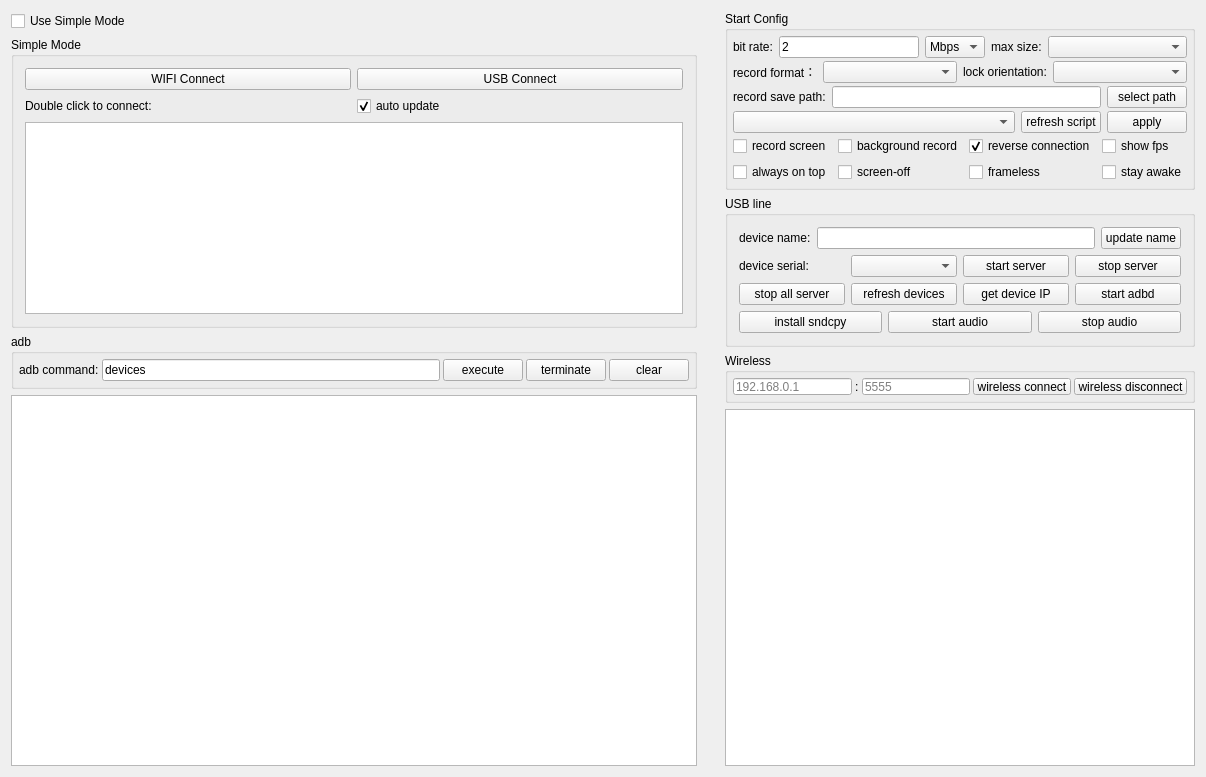
<?xml version="1.0" encoding="UTF-8"?>
<ui version="4.0">
 <class>Widget</class>
 <widget class="QWidget" name="Widget">
  <property name="geometry">
   <rect>
    <x>0</x>
    <y>0</y>
    <width>1206</width>
    <height>777</height>
   </rect>
  </property>
  <property name="windowTitle">
   <string notr="true">QtScrcpy</string>
  </property>
  <layout class="QHBoxLayout" name="horizontalLayout_11">
   <property name="leftMargin">
    <number>0</number>
   </property>
   <property name="topMargin">
    <number>0</number>
   </property>
   <property name="rightMargin">
    <number>0</number>
   </property>
   <property name="bottomMargin">
    <number>0</number>
   </property>
   <item>
    <widget class="QWidget" name="leftWidget" native="true">
     <property name="sizePolicy">
      <sizepolicy hsizetype="Preferred" vsizetype="Preferred">
       <horstretch>0</horstretch>
       <verstretch>0</verstretch>
      </sizepolicy>
     </property>
     <layout class="QVBoxLayout" name="verticalLayout_5">
      <item>
       <widget class="QCheckBox" name="useSingleModeCheck">
        <property name="sizePolicy">
         <sizepolicy hsizetype="Preferred" vsizetype="Maximum">
          <horstretch>0</horstretch>
          <verstretch>0</verstretch>
         </sizepolicy>
        </property>
        <property name="styleSheet">
         <string notr="true"/>
        </property>
        <property name="text">
         <string>Use Simple Mode</string>
        </property>
        <property name="checked">
         <bool>false</bool>
        </property>
       </widget>
      </item>
      <item>
       <widget class="QGroupBox" name="simpleGroupBox">
        <property name="sizePolicy">
         <sizepolicy hsizetype="Preferred" vsizetype="Maximum">
          <horstretch>0</horstretch>
          <verstretch>0</verstretch>
         </sizepolicy>
        </property>
        <property name="maximumSize">
         <size>
          <width>16777215</width>
          <height>16777215</height>
         </size>
        </property>
        <property name="title">
         <string>Simple Mode</string>
        </property>
        <property name="checkable">
         <bool>false</bool>
        </property>
        <layout class="QVBoxLayout" name="verticalLayout_4">
         <item>
          <layout class="QHBoxLayout" name="horizontalLayout_9">
           <item>
            <widget class="QPushButton" name="wifiConnectBtn">
             <property name="sizePolicy">
              <sizepolicy hsizetype="Preferred" vsizetype="Maximum">
               <horstretch>0</horstretch>
               <verstretch>0</verstretch>
              </sizepolicy>
             </property>
             <property name="text">
              <string>WIFI Connect</string>
             </property>
            </widget>
           </item>
           <item>
            <widget class="QPushButton" name="usbConnectBtn">
             <property name="sizePolicy">
              <sizepolicy hsizetype="Preferred" vsizetype="Maximum">
               <horstretch>0</horstretch>
               <verstretch>0</verstretch>
              </sizepolicy>
             </property>
             <property name="text">
              <string>USB Connect</string>
             </property>
            </widget>
           </item>
          </layout>
         </item>
         <item>
          <layout class="QHBoxLayout" name="horizontalLayout_13">
           <property name="topMargin">
            <number>0</number>
           </property>
           <item>
            <widget class="QLabel" name="label_10">
             <property name="sizePolicy">
              <sizepolicy hsizetype="Preferred" vsizetype="Preferred">
               <horstretch>0</horstretch>
               <verstretch>0</verstretch>
              </sizepolicy>
             </property>
             <property name="text">
              <string>Double click to connect:</string>
             </property>
            </widget>
           </item>
           <item>
            <widget class="QCheckBox" name="autoUpdatecheckBox">
             <property name="sizePolicy">
              <sizepolicy hsizetype="Preferred" vsizetype="Preferred">
               <horstretch>0</horstretch>
               <verstretch>0</verstretch>
              </sizepolicy>
             </property>
             <property name="text">
              <string>auto update</string>
             </property>
             <property name="checked">
              <bool>true</bool>
             </property>
            </widget>
           </item>
          </layout>
         </item>
         <item>
          <widget class="QListWidget" name="connectedPhoneList">
           <property name="sizePolicy">
            <sizepolicy hsizetype="Preferred" vsizetype="Preferred">
             <horstretch>0</horstretch>
             <verstretch>0</verstretch>
            </sizepolicy>
           </property>
          </widget>
         </item>
        </layout>
       </widget>
      </item>
      <item>
       <widget class="QGroupBox" name="adbGroupBox">
        <property name="sizePolicy">
         <sizepolicy hsizetype="Preferred" vsizetype="Maximum">
          <horstretch>0</horstretch>
          <verstretch>0</verstretch>
         </sizepolicy>
        </property>
        <property name="title">
         <string notr="true">adb</string>
        </property>
        <layout class="QHBoxLayout" name="horizontalLayout_2">
         <property name="spacing">
          <number>3</number>
         </property>
         <property name="leftMargin">
          <number>5</number>
         </property>
         <property name="topMargin">
          <number>5</number>
         </property>
         <property name="rightMargin">
          <number>5</number>
         </property>
         <property name="bottomMargin">
          <number>5</number>
         </property>
         <item>
          <widget class="QLabel" name="label_7">
           <property name="sizePolicy">
            <sizepolicy hsizetype="Maximum" vsizetype="Preferred">
             <horstretch>0</horstretch>
             <verstretch>0</verstretch>
            </sizepolicy>
           </property>
           <property name="text">
            <string>adb command:</string>
           </property>
           <property name="buddy">
            <cstring>adbCommandEdt</cstring>
           </property>
          </widget>
         </item>
         <item>
          <widget class="QLineEdit" name="adbCommandEdt">
           <property name="sizePolicy">
            <sizepolicy hsizetype="MinimumExpanding" vsizetype="Preferred">
             <horstretch>0</horstretch>
             <verstretch>0</verstretch>
            </sizepolicy>
           </property>
           <property name="text">
            <string notr="true">devices</string>
           </property>
          </widget>
         </item>
         <item>
          <widget class="QPushButton" name="adbCommandBtn">
           <property name="sizePolicy">
            <sizepolicy hsizetype="Maximum" vsizetype="Preferred">
             <horstretch>0</horstretch>
             <verstretch>0</verstretch>
            </sizepolicy>
           </property>
           <property name="text">
            <string>execute</string>
           </property>
          </widget>
         </item>
         <item>
          <widget class="QPushButton" name="stopAdbBtn">
           <property name="sizePolicy">
            <sizepolicy hsizetype="Maximum" vsizetype="Preferred">
             <horstretch>0</horstretch>
             <verstretch>0</verstretch>
            </sizepolicy>
           </property>
           <property name="text">
            <string>terminate</string>
           </property>
          </widget>
         </item>
         <item>
          <widget class="QPushButton" name="clearOut">
           <property name="sizePolicy">
            <sizepolicy hsizetype="Maximum" vsizetype="Preferred">
             <horstretch>0</horstretch>
             <verstretch>0</verstretch>
            </sizepolicy>
           </property>
           <property name="text">
            <string>clear</string>
           </property>
          </widget>
         </item>
        </layout>
       </widget>
      </item>
      <item>
       <widget class="QTextEdit" name="outEdit">
        <property name="sizePolicy">
         <sizepolicy hsizetype="Preferred" vsizetype="Preferred">
          <horstretch>0</horstretch>
          <verstretch>0</verstretch>
         </sizepolicy>
        </property>
        <property name="focusPolicy">
         <enum>Qt::ClickFocus</enum>
        </property>
        <property name="documentTitle">
         <string/>
        </property>
        <property name="readOnly">
         <bool>true</bool>
        </property>
       </widget>
      </item>
     </layout>
    </widget>
   </item>
   <item>
    <widget class="QWidget" name="rightWidget" native="true">
     <property name="sizePolicy">
      <sizepolicy hsizetype="Maximum" vsizetype="Preferred">
       <horstretch>0</horstretch>
       <verstretch>0</verstretch>
      </sizepolicy>
     </property>
     <property name="maximumSize">
      <size>
       <width>800</width>
       <height>16777215</height>
      </size>
     </property>
     <layout class="QVBoxLayout" name="verticalLayout_6">
      <item>
       <widget class="QGroupBox" name="configGroupBox">
        <property name="sizePolicy">
         <sizepolicy hsizetype="Preferred" vsizetype="Preferred">
          <horstretch>0</horstretch>
          <verstretch>0</verstretch>
         </sizepolicy>
        </property>
        <property name="title">
         <string>Start Config</string>
        </property>
        <layout class="QVBoxLayout" name="verticalLayout_3">
         <property name="spacing">
          <number>3</number>
         </property>
         <property name="leftMargin">
          <number>5</number>
         </property>
         <property name="topMargin">
          <number>5</number>
         </property>
         <property name="rightMargin">
          <number>5</number>
         </property>
         <property name="bottomMargin">
          <number>5</number>
         </property>
         <item>
          <widget class="QWidget" name="configWidget1" native="true">
           <property name="sizePolicy">
            <sizepolicy hsizetype="Preferred" vsizetype="Preferred">
             <horstretch>0</horstretch>
             <verstretch>0</verstretch>
            </sizepolicy>
           </property>
           <layout class="QHBoxLayout" name="horizontalLayout_5">
            <property name="leftMargin">
             <number>0</number>
            </property>
            <property name="topMargin">
             <number>0</number>
            </property>
            <property name="rightMargin">
             <number>0</number>
            </property>
            <property name="bottomMargin">
             <number>0</number>
            </property>
            <item>
             <widget class="QLabel" name="label_3">
              <property name="sizePolicy">
               <sizepolicy hsizetype="Maximum" vsizetype="Preferred">
                <horstretch>0</horstretch>
                <verstretch>0</verstretch>
               </sizepolicy>
              </property>
              <property name="text">
               <string>bit rate:</string>
              </property>
             </widget>
            </item>
            <item>
             <widget class="QLineEdit" name="bitRateEdit">
              <property name="sizePolicy">
               <sizepolicy hsizetype="Preferred" vsizetype="Preferred">
                <horstretch>0</horstretch>
                <verstretch>0</verstretch>
               </sizepolicy>
              </property>
              <property name="text">
               <string notr="true">2</string>
              </property>
             </widget>
            </item>
            <item>
             <widget class="QComboBox" name="bitRateBox">
              <property name="sizePolicy">
               <sizepolicy hsizetype="Maximum" vsizetype="Preferred">
                <horstretch>0</horstretch>
                <verstretch>0</verstretch>
               </sizepolicy>
              </property>
              <property name="toolTip">
               <string/>
              </property>
              <property name="currentText">
               <string notr="true">Mbps</string>
              </property>
              <item>
               <property name="text">
                <string notr="true">Mbps</string>
               </property>
              </item>
              <item>
               <property name="text">
                <string notr="true">Kbps</string>
               </property>
              </item>
             </widget>
            </item>
            <item>
             <widget class="QLabel" name="label_4">
              <property name="sizePolicy">
               <sizepolicy hsizetype="Maximum" vsizetype="Preferred">
                <horstretch>0</horstretch>
                <verstretch>0</verstretch>
               </sizepolicy>
              </property>
              <property name="text">
               <string>max size:</string>
              </property>
             </widget>
            </item>
            <item>
             <widget class="QComboBox" name="maxSizeBox">
              <property name="sizePolicy">
               <sizepolicy hsizetype="Preferred" vsizetype="Preferred">
                <horstretch>0</horstretch>
                <verstretch>0</verstretch>
               </sizepolicy>
              </property>
              <property name="toolTip">
               <string/>
              </property>
             </widget>
            </item>
           </layout>
          </widget>
         </item>
         <item>
          <widget class="QWidget" name="configWidget5" native="true">
           <property name="sizePolicy">
            <sizepolicy hsizetype="Preferred" vsizetype="Preferred">
             <horstretch>0</horstretch>
             <verstretch>0</verstretch>
            </sizepolicy>
           </property>
           <layout class="QHBoxLayout" name="horizontalLayout_7">
            <property name="leftMargin">
             <number>0</number>
            </property>
            <property name="topMargin">
             <number>0</number>
            </property>
            <property name="rightMargin">
             <number>0</number>
            </property>
            <property name="bottomMargin">
             <number>0</number>
            </property>
            <item>
             <widget class="QLabel" name="label_6">
              <property name="sizePolicy">
               <sizepolicy hsizetype="Maximum" vsizetype="Preferred">
                <horstretch>0</horstretch>
                <verstretch>0</verstretch>
               </sizepolicy>
              </property>
              <property name="text">
               <string>record format：</string>
              </property>
             </widget>
            </item>
            <item>
             <widget class="QComboBox" name="formatBox">
              <property name="sizePolicy">
               <sizepolicy hsizetype="Preferred" vsizetype="Preferred">
                <horstretch>0</horstretch>
                <verstretch>0</verstretch>
               </sizepolicy>
              </property>
             </widget>
            </item>
            <item>
             <widget class="QLabel" name="label_8">
              <property name="sizePolicy">
               <sizepolicy hsizetype="Maximum" vsizetype="Preferred">
                <horstretch>0</horstretch>
                <verstretch>0</verstretch>
               </sizepolicy>
              </property>
              <property name="text">
               <string>lock orientation:</string>
              </property>
             </widget>
            </item>
            <item>
             <widget class="QComboBox" name="lockOrientationBox">
              <property name="sizePolicy">
               <sizepolicy hsizetype="Preferred" vsizetype="Preferred">
                <horstretch>0</horstretch>
                <verstretch>0</verstretch>
               </sizepolicy>
              </property>
             </widget>
            </item>
           </layout>
          </widget>
         </item>
         <item>
          <widget class="QWidget" name="configWidget2" native="true">
           <property name="sizePolicy">
            <sizepolicy hsizetype="Preferred" vsizetype="Preferred">
             <horstretch>0</horstretch>
             <verstretch>0</verstretch>
            </sizepolicy>
           </property>
           <layout class="QHBoxLayout" name="horizontalLayout_6">
            <property name="leftMargin">
             <number>0</number>
            </property>
            <property name="topMargin">
             <number>0</number>
            </property>
            <property name="rightMargin">
             <number>0</number>
            </property>
            <property name="bottomMargin">
             <number>0</number>
            </property>
            <item>
             <widget class="QLabel" name="label_5">
              <property name="sizePolicy">
               <sizepolicy hsizetype="Preferred" vsizetype="Preferred">
                <horstretch>0</horstretch>
                <verstretch>0</verstretch>
               </sizepolicy>
              </property>
              <property name="text">
               <string>record save path:</string>
              </property>
              <property name="buddy">
               <cstring>recordPathEdt</cstring>
              </property>
             </widget>
            </item>
            <item>
             <widget class="QLineEdit" name="recordPathEdt">
              <property name="sizePolicy">
               <sizepolicy hsizetype="MinimumExpanding" vsizetype="Preferred">
                <horstretch>0</horstretch>
                <verstretch>0</verstretch>
               </sizepolicy>
              </property>
              <property name="readOnly">
               <bool>true</bool>
              </property>
             </widget>
            </item>
            <item>
             <widget class="QPushButton" name="selectRecordPathBtn">
              <property name="sizePolicy">
               <sizepolicy hsizetype="Preferred" vsizetype="Preferred">
                <horstretch>0</horstretch>
                <verstretch>0</verstretch>
               </sizepolicy>
              </property>
              <property name="text">
               <string>select path</string>
              </property>
              <property name="autoDefault">
               <bool>false</bool>
              </property>
             </widget>
            </item>
           </layout>
          </widget>
         </item>
         <item>
          <widget class="QWidget" name="configWidget4" native="true">
           <property name="sizePolicy">
            <sizepolicy hsizetype="Preferred" vsizetype="Preferred">
             <horstretch>0</horstretch>
             <verstretch>0</verstretch>
            </sizepolicy>
           </property>
           <layout class="QHBoxLayout" name="horizontalLayout_8">
            <property name="leftMargin">
             <number>0</number>
            </property>
            <property name="topMargin">
             <number>0</number>
            </property>
            <property name="rightMargin">
             <number>0</number>
            </property>
            <property name="bottomMargin">
             <number>0</number>
            </property>
            <item>
             <widget class="QComboBox" name="gameBox">
              <property name="sizePolicy">
               <sizepolicy hsizetype="MinimumExpanding" vsizetype="Preferred">
                <horstretch>0</horstretch>
                <verstretch>0</verstretch>
               </sizepolicy>
              </property>
             </widget>
            </item>
            <item>
             <widget class="QPushButton" name="refreshGameScriptBtn">
              <property name="sizePolicy">
               <sizepolicy hsizetype="Preferred" vsizetype="Preferred">
                <horstretch>0</horstretch>
                <verstretch>0</verstretch>
               </sizepolicy>
              </property>
              <property name="text">
               <string>refresh script</string>
              </property>
             </widget>
            </item>
            <item>
             <widget class="QPushButton" name="applyScriptBtn">
              <property name="sizePolicy">
               <sizepolicy hsizetype="Preferred" vsizetype="Preferred">
                <horstretch>0</horstretch>
                <verstretch>0</verstretch>
               </sizepolicy>
              </property>
              <property name="text">
               <string>apply</string>
              </property>
             </widget>
            </item>
           </layout>
          </widget>
         </item>
         <item>
          <widget class="QWidget" name="configWidget3" native="true">
           <property name="sizePolicy">
            <sizepolicy hsizetype="Preferred" vsizetype="Preferred">
             <horstretch>0</horstretch>
             <verstretch>0</verstretch>
            </sizepolicy>
           </property>
           <layout class="QGridLayout" name="gridLayout">
            <property name="leftMargin">
             <number>0</number>
            </property>
            <property name="topMargin">
             <number>0</number>
            </property>
            <property name="rightMargin">
             <number>0</number>
            </property>
            <property name="bottomMargin">
             <number>0</number>
            </property>
            <item row="1" column="1">
             <widget class="QCheckBox" name="closeScreenCheck">
              <property name="sizePolicy">
               <sizepolicy hsizetype="Preferred" vsizetype="Preferred">
                <horstretch>0</horstretch>
                <verstretch>0</verstretch>
               </sizepolicy>
              </property>
              <property name="text">
               <string>screen-off</string>
              </property>
             </widget>
            </item>
            <item row="1" column="3">
             <widget class="QCheckBox" name="framelessCheck">
              <property name="sizePolicy">
               <sizepolicy hsizetype="Preferred" vsizetype="Preferred">
                <horstretch>0</horstretch>
                <verstretch>0</verstretch>
               </sizepolicy>
              </property>
              <property name="text">
               <string>frameless</string>
              </property>
             </widget>
            </item>
            <item row="1" column="0">
             <widget class="QCheckBox" name="alwaysTopCheck">
              <property name="sizePolicy">
               <sizepolicy hsizetype="Preferred" vsizetype="Preferred">
                <horstretch>0</horstretch>
                <verstretch>0</verstretch>
               </sizepolicy>
              </property>
              <property name="text">
               <string>always on top</string>
              </property>
              <property name="checked">
               <bool>false</bool>
              </property>
             </widget>
            </item>
            <item row="0" column="1">
             <widget class="QCheckBox" name="notDisplayCheck">
              <property name="sizePolicy">
               <sizepolicy hsizetype="Preferred" vsizetype="Preferred">
                <horstretch>0</horstretch>
                <verstretch>0</verstretch>
               </sizepolicy>
              </property>
              <property name="text">
               <string>background record</string>
              </property>
              <property name="checkable">
               <bool>false</bool>
              </property>
             </widget>
            </item>
            <item row="0" column="3">
             <widget class="QCheckBox" name="useReverseCheck">
              <property name="sizePolicy">
               <sizepolicy hsizetype="Preferred" vsizetype="Preferred">
                <horstretch>0</horstretch>
                <verstretch>0</verstretch>
               </sizepolicy>
              </property>
              <property name="text">
               <string>reverse connection</string>
              </property>
              <property name="checked">
               <bool>true</bool>
              </property>
             </widget>
            </item>
            <item row="0" column="0">
             <widget class="QCheckBox" name="recordScreenCheck">
              <property name="sizePolicy">
               <sizepolicy hsizetype="Preferred" vsizetype="Preferred">
                <horstretch>0</horstretch>
                <verstretch>0</verstretch>
               </sizepolicy>
              </property>
              <property name="text">
               <string>record screen</string>
              </property>
             </widget>
            </item>
            <item row="0" column="4">
             <widget class="QCheckBox" name="fpsCheck">
              <property name="sizePolicy">
               <sizepolicy hsizetype="Preferred" vsizetype="Preferred">
                <horstretch>0</horstretch>
                <verstretch>0</verstretch>
               </sizepolicy>
              </property>
              <property name="text">
               <string>show fps</string>
              </property>
             </widget>
            </item>
            <item row="1" column="4">
             <widget class="QCheckBox" name="stayAwakeCheck">
              <property name="sizePolicy">
               <sizepolicy hsizetype="Preferred" vsizetype="Preferred">
                <horstretch>0</horstretch>
                <verstretch>0</verstretch>
               </sizepolicy>
              </property>
              <property name="text">
               <string>stay awake</string>
              </property>
             </widget>
            </item>
           </layout>
          </widget>
         </item>
        </layout>
       </widget>
      </item>
      <item>
       <widget class="QGroupBox" name="usbGroupBox">
        <property name="sizePolicy">
         <sizepolicy hsizetype="Preferred" vsizetype="Preferred">
          <horstretch>0</horstretch>
          <verstretch>0</verstretch>
         </sizepolicy>
        </property>
        <property name="title">
         <string>USB line</string>
        </property>
        <layout class="QVBoxLayout" name="verticalLayout">
         <item>
          <layout class="QHBoxLayout" name="horizontalLayout_10">
           <item>
            <widget class="QLabel" name="label_9">
             <property name="sizePolicy">
              <sizepolicy hsizetype="Preferred" vsizetype="Preferred">
               <horstretch>0</horstretch>
               <verstretch>0</verstretch>
              </sizepolicy>
             </property>
             <property name="text">
              <string>device name:</string>
             </property>
            </widget>
           </item>
           <item>
            <widget class="QLineEdit" name="userNameEdt">
             <property name="sizePolicy">
              <sizepolicy hsizetype="MinimumExpanding" vsizetype="Preferred">
               <horstretch>0</horstretch>
               <verstretch>0</verstretch>
              </sizepolicy>
             </property>
            </widget>
           </item>
           <item>
            <widget class="QPushButton" name="updateNameBtn">
             <property name="sizePolicy">
              <sizepolicy hsizetype="Preferred" vsizetype="Preferred">
               <horstretch>0</horstretch>
               <verstretch>0</verstretch>
              </sizepolicy>
             </property>
             <property name="text">
              <string>update name</string>
             </property>
             <property name="autoDefault">
              <bool>false</bool>
             </property>
            </widget>
           </item>
          </layout>
         </item>
         <item>
          <widget class="QWidget" name="usbWidget1" native="true">
           <property name="sizePolicy">
            <sizepolicy hsizetype="Preferred" vsizetype="Preferred">
             <horstretch>0</horstretch>
             <verstretch>0</verstretch>
            </sizepolicy>
           </property>
           <layout class="QHBoxLayout" name="horizontalLayout_3">
            <property name="leftMargin">
             <number>0</number>
            </property>
            <property name="topMargin">
             <number>0</number>
            </property>
            <property name="rightMargin">
             <number>0</number>
            </property>
            <property name="bottomMargin">
             <number>0</number>
            </property>
            <item>
             <widget class="QLabel" name="label_2">
              <property name="sizePolicy">
               <sizepolicy hsizetype="Preferred" vsizetype="Preferred">
                <horstretch>0</horstretch>
                <verstretch>0</verstretch>
               </sizepolicy>
              </property>
              <property name="text">
               <string>device serial:</string>
              </property>
             </widget>
            </item>
            <item>
             <widget class="QComboBox" name="serialBox">
              <property name="sizePolicy">
               <sizepolicy hsizetype="Preferred" vsizetype="Preferred">
                <horstretch>0</horstretch>
                <verstretch>0</verstretch>
               </sizepolicy>
              </property>
             </widget>
            </item>
            <item>
             <widget class="QPushButton" name="startServerBtn">
              <property name="sizePolicy">
               <sizepolicy hsizetype="Preferred" vsizetype="Preferred">
                <horstretch>0</horstretch>
                <verstretch>0</verstretch>
               </sizepolicy>
              </property>
              <property name="text">
               <string>start server</string>
              </property>
              <property name="autoDefault">
               <bool>false</bool>
              </property>
             </widget>
            </item>
            <item>
             <widget class="QPushButton" name="stopServerBtn">
              <property name="sizePolicy">
               <sizepolicy hsizetype="Preferred" vsizetype="Preferred">
                <horstretch>0</horstretch>
                <verstretch>0</verstretch>
               </sizepolicy>
              </property>
              <property name="text">
               <string>stop server</string>
              </property>
              <property name="autoDefault">
               <bool>false</bool>
              </property>
             </widget>
            </item>
           </layout>
          </widget>
         </item>
         <item>
          <widget class="QWidget" name="usbWidget2" native="true">
           <property name="sizePolicy">
            <sizepolicy hsizetype="Preferred" vsizetype="Preferred">
             <horstretch>0</horstretch>
             <verstretch>0</verstretch>
            </sizepolicy>
           </property>
           <layout class="QHBoxLayout" name="horizontalLayout_4">
            <property name="leftMargin">
             <number>0</number>
            </property>
            <property name="topMargin">
             <number>0</number>
            </property>
            <property name="rightMargin">
             <number>0</number>
            </property>
            <property name="bottomMargin">
             <number>0</number>
            </property>
            <item>
             <widget class="QPushButton" name="stopAllServerBtn">
              <property name="sizePolicy">
               <sizepolicy hsizetype="Preferred" vsizetype="Preferred">
                <horstretch>0</horstretch>
                <verstretch>0</verstretch>
               </sizepolicy>
              </property>
              <property name="text">
               <string>stop all server</string>
              </property>
             </widget>
            </item>
            <item>
             <widget class="QPushButton" name="updateDevice">
              <property name="sizePolicy">
               <sizepolicy hsizetype="Preferred" vsizetype="Preferred">
                <horstretch>0</horstretch>
                <verstretch>0</verstretch>
               </sizepolicy>
              </property>
              <property name="text">
               <string>refresh devices</string>
              </property>
              <property name="autoDefault">
               <bool>false</bool>
              </property>
             </widget>
            </item>
            <item>
             <widget class="QPushButton" name="getIPBtn">
              <property name="sizePolicy">
               <sizepolicy hsizetype="Preferred" vsizetype="Preferred">
                <horstretch>0</horstretch>
                <verstretch>0</verstretch>
               </sizepolicy>
              </property>
              <property name="text">
               <string>get device IP</string>
              </property>
              <property name="autoDefault">
               <bool>false</bool>
              </property>
             </widget>
            </item>
            <item>
             <widget class="QPushButton" name="startAdbdBtn">
              <property name="sizePolicy">
               <sizepolicy hsizetype="Preferred" vsizetype="Preferred">
                <horstretch>0</horstretch>
                <verstretch>0</verstretch>
               </sizepolicy>
              </property>
              <property name="text">
               <string>start adbd</string>
              </property>
              <property name="autoDefault">
               <bool>false</bool>
              </property>
             </widget>
            </item>
           </layout>
          </widget>
         </item>
         <item>
          <widget class="QWidget" name="usbWidget3" native="true">
           <layout class="QHBoxLayout" name="horizontalLayout_12">
            <property name="leftMargin">
             <number>0</number>
            </property>
            <property name="topMargin">
             <number>0</number>
            </property>
            <property name="rightMargin">
             <number>0</number>
            </property>
            <property name="bottomMargin">
             <number>0</number>
            </property>
            <item>
             <widget class="QPushButton" name="installSndcpyBtn">
              <property name="sizePolicy">
               <sizepolicy hsizetype="Preferred" vsizetype="Preferred">
                <horstretch>0</horstretch>
                <verstretch>0</verstretch>
               </sizepolicy>
              </property>
              <property name="text">
               <string>install sndcpy</string>
              </property>
             </widget>
            </item>
            <item>
             <widget class="QPushButton" name="startAudioBtn">
              <property name="sizePolicy">
               <sizepolicy hsizetype="Preferred" vsizetype="Preferred">
                <horstretch>0</horstretch>
                <verstretch>0</verstretch>
               </sizepolicy>
              </property>
              <property name="text">
               <string>start audio</string>
              </property>
             </widget>
            </item>
            <item>
             <widget class="QPushButton" name="stopAudioBtn">
              <property name="sizePolicy">
               <sizepolicy hsizetype="Preferred" vsizetype="Preferred">
                <horstretch>0</horstretch>
                <verstretch>0</verstretch>
               </sizepolicy>
              </property>
              <property name="text">
               <string>stop audio</string>
              </property>
             </widget>
            </item>
           </layout>
          </widget>
         </item>
        </layout>
       </widget>
      </item>
      <item>
       <widget class="QGroupBox" name="wirelessGroupBox">
        <property name="sizePolicy">
         <sizepolicy hsizetype="Preferred" vsizetype="Maximum">
          <horstretch>0</horstretch>
          <verstretch>0</verstretch>
         </sizepolicy>
        </property>
        <property name="maximumSize">
         <size>
          <width>16777215</width>
          <height>50</height>
         </size>
        </property>
        <property name="title">
         <string>Wireless</string>
        </property>
        <layout class="QHBoxLayout" name="horizontalLayout">
         <property name="spacing">
          <number>3</number>
         </property>
         <property name="leftMargin">
          <number>5</number>
         </property>
         <property name="topMargin">
          <number>5</number>
         </property>
         <property name="rightMargin">
          <number>5</number>
         </property>
         <property name="bottomMargin">
          <number>5</number>
         </property>
         <item>
          <widget class="QLineEdit" name="deviceIpEdt">
           <property name="sizePolicy">
            <sizepolicy hsizetype="MinimumExpanding" vsizetype="Preferred">
             <horstretch>0</horstretch>
             <verstretch>0</verstretch>
            </sizepolicy>
           </property>
           <property name="text">
            <string/>
           </property>
           <property name="maxLength">
            <number>128</number>
           </property>
           <property name="placeholderText">
            <string notr="true">192.168.0.1</string>
           </property>
          </widget>
         </item>
         <item>
          <widget class="QLabel" name="label">
           <property name="sizePolicy">
            <sizepolicy hsizetype="Maximum" vsizetype="Preferred">
             <horstretch>0</horstretch>
             <verstretch>0</verstretch>
            </sizepolicy>
           </property>
           <property name="text">
            <string notr="true">:</string>
           </property>
          </widget>
         </item>
         <item>
          <widget class="QLineEdit" name="devicePortEdt">
           <property name="sizePolicy">
            <sizepolicy hsizetype="Maximum" vsizetype="Preferred">
             <horstretch>0</horstretch>
             <verstretch>0</verstretch>
            </sizepolicy>
           </property>
           <property name="text">
            <string/>
           </property>
           <property name="maxLength">
            <number>6</number>
           </property>
           <property name="placeholderText">
            <string notr="true">5555</string>
           </property>
          </widget>
         </item>
         <item>
          <widget class="QPushButton" name="wirelessConnectBtn">
           <property name="sizePolicy">
            <sizepolicy hsizetype="Preferred" vsizetype="Preferred">
             <horstretch>0</horstretch>
             <verstretch>0</verstretch>
            </sizepolicy>
           </property>
           <property name="text">
            <string>wireless connect</string>
           </property>
           <property name="autoDefault">
            <bool>false</bool>
           </property>
          </widget>
         </item>
         <item>
          <widget class="QPushButton" name="wirelessDisConnectBtn">
           <property name="sizePolicy">
            <sizepolicy hsizetype="Preferred" vsizetype="Preferred">
             <horstretch>0</horstretch>
             <verstretch>0</verstretch>
            </sizepolicy>
           </property>
           <property name="text">
            <string>wireless disconnect</string>
           </property>
           <property name="autoDefault">
            <bool>false</bool>
           </property>
          </widget>
         </item>
        </layout>
       </widget>
      </item>
      <item>
       <widget class="QListWidget" name="historyAddressList"/>
      </item>
     </layout>
    </widget>
   </item>
  </layout>
 </widget>
 <layoutdefault spacing="6" margin="11"/>
 <tabstops>
  <tabstop>deviceIpEdt</tabstop>
  <tabstop>devicePortEdt</tabstop>
  <tabstop>wirelessConnectBtn</tabstop>
  <tabstop>wirelessDisConnectBtn</tabstop>
  <tabstop>adbCommandEdt</tabstop>
  <tabstop>adbCommandBtn</tabstop>
  <tabstop>stopAdbBtn</tabstop>
  <tabstop>clearOut</tabstop>
 </tabstops>
 <resources/>
 <connections/>
</ui>
